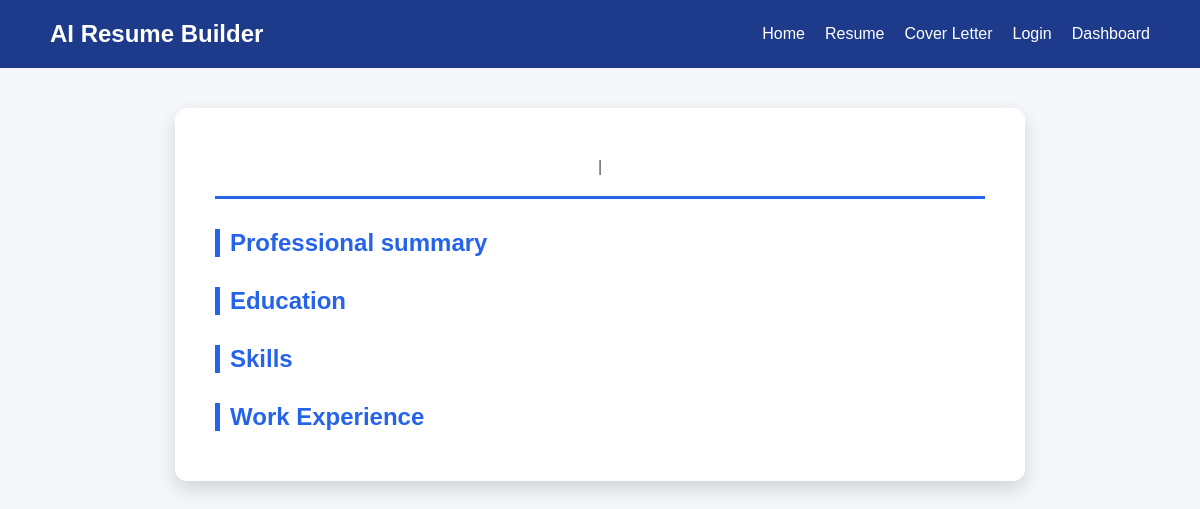
The app's page /resume/5, older data.
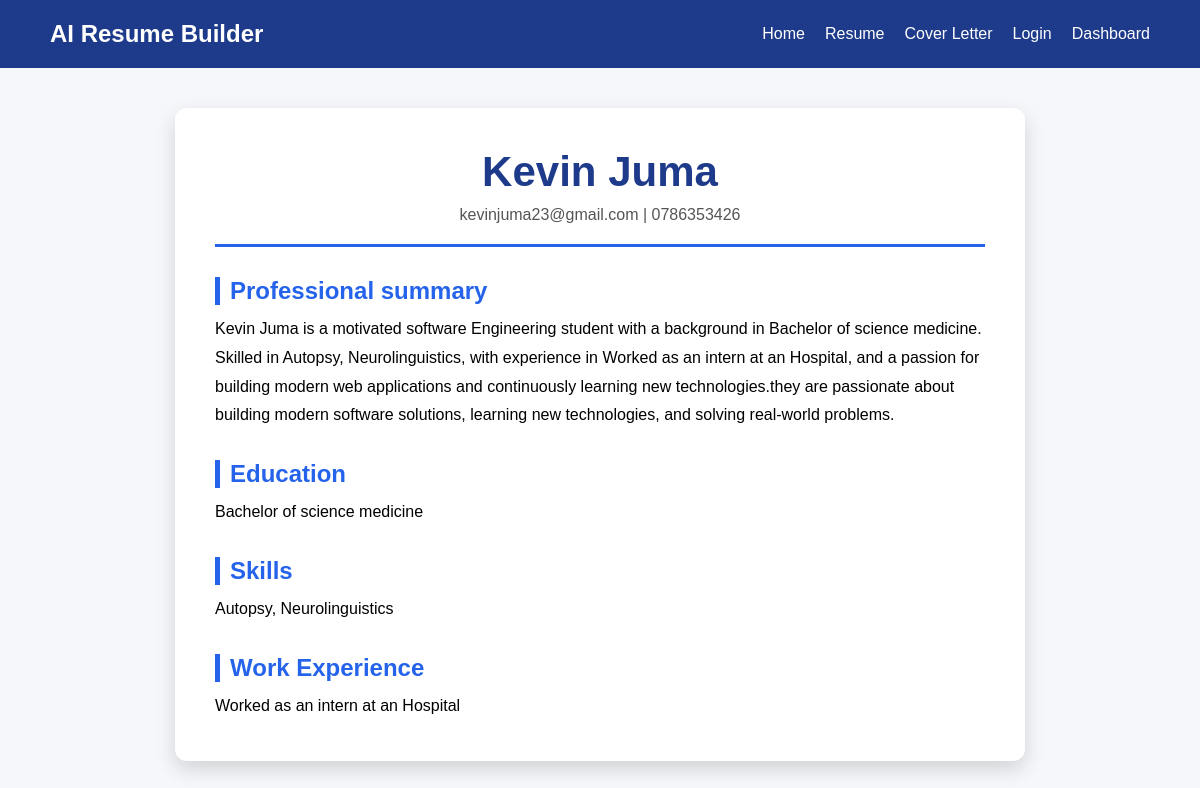
The same page, newer data.
### tables this page shows
CREATE TABLE resumes(
            id INTEGER PRIMARY KEY AUTOINCREMENT,
            full_name TEXT,
            email TEXT,
            phone TEXT,
            education TEXT,
            skills TEXT,
            experience TEXT,
            summary TEXT
        );

### app.py (the view)
@app.route("/resume/<int:resume_id>")
def view_resume(resume_id):
    resume = get_resume_by_id(resume_id)
    return render_template(
        "view_resume.html",
        resume = resume
    )

### database/db.py (called while the page is built)
def get_resume_by_id(resume_id):
    conn = sqlite3.connect(DB_PATH)
    cursor = conn.cursor()
    cursor.execute("""
        SELECT *
        FROM resumes
        WHERE id = ?
    """, (resume_id,))
    resume = cursor.fetchone()
    conn.close()
    return resume

### templates/view_resume.html
{% extends "base.html" %}
{% block content %}
<div class="resume-preview">
    <div class="resume-header">
        <h1>{{ resume[1] }}</h1>
        <p>{{ resume[2] }} | {{ resume[3] }}</p>
    </div>
    <div class="resume-section">
        <h2>Professional summary</h2>
        <p>{{ resume[7] }}</p>
    </div>
    <div class="resume-section">
        <h2>Education</h2>
        <p>{{ resume[4] }}</p>
    </div>
    <div class="resume-section">
        <h2>Skills</h2>
        <p> {{ resume[5] }}</p>
    </div>
    <div class="resume-section">
        <h2>Work Experience</h2>
        <p>{{ resume[6] }}</p>
    </div>
</div>
{% endblock %}

### templates/base.html (shortened to what this page needs)
<!DOCTYPE html>
<html lang="en">
<head>
    <link rel="stylesheet"
          href="{{ url_for('static', filename='css/style.css') }}">
</head>
<body>
    <nav>
        <h2>AI Resume Builder</h2>
        <ul>
            <li><a href="{{ url_for('home') }}">Home</a></li>
            <li><a href="{{ url_for('resume') }}">Resume</a></li>
            <li><a href="{{ url_for('cover_letter') }}">Cover Letter</a></li>
            <li><a href="{{ url_for('login') }}">Login</a></li>
            <li><a href="{{ url_for('dashboard') }}">Dashboard</a></li>
        </ul>
    </nav>
    {% block content %}
    {% endblock %}
</body>
</html>

### static/css/style.css (style rules this page uses)
* { margin : 0; padding: 0; box-sizing: border-box; }
body { font-family: Arial, sans-serif; background-color: #f5f7fa; }
nav { background-color: #1e3a8a; color: white; display: flex; justify-content: space-between; align-items: center; padding: 20px 50px; }
nav ul { display: flex; list-style: none; }
nav li { margin-left: 20px; }
nav a { color: white; text-decoration: none; }
.resume-preview { width: 80%; max-width: 850px; margin: 40px auto; background: white; border-radius: 12px; padding: 40px; box-shadow: 0 8px 20px rgba(0, 0, 0, 0.15); }
.resume-header { text-align: center; border-bottom: 3px solid #2563eb; padding-bottom: 20px; margin-bottom: 30px; }
.resume-header h1 { font-size: 42px; color: #1e3a8a; }
.resume-header p { color: #555; margin-top: 10px; }
.resume-section { margin-top: 30px; }
.resume-section h2 { color: #2563eb; margin-bottom: 10px; border-left: 5px solid #2563eb; padding-left: 10px; }
.resume-section p { line-height: 1.8; }

Row changes from the older to the newer data that the page shows:
added resumes: full_name "Kevin Juma", email "kevinjuma23@gmail.com", phone "0786353426", summary "Kevin Juma is a motivated software Engineering student with a background in Bachelor of science medicine. Skilled in Autopsy, Neurolinguistics, with experience in Worked as an intern at an Hospital, and a passion for building modern web applications and continuously learning new technologies.they are passionate about building modern software solutions, learning new technologies, and solving real-world problems.", education "Bachelor of science medicine", skills "Autopsy, Neurolinguistics", experience "Worked as an intern at an Hospital"
